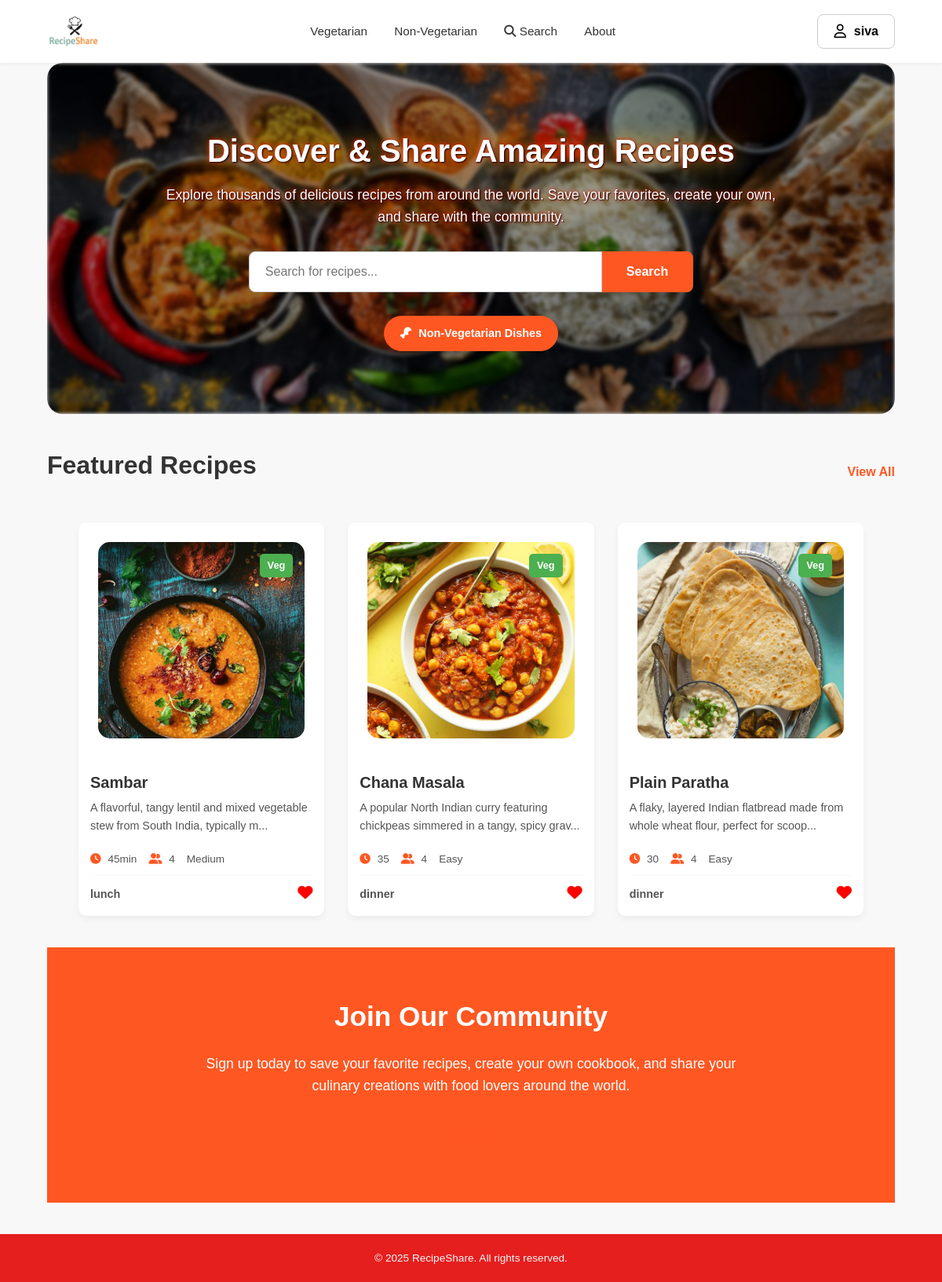
The page /?category=veg (signed in) on the database its author committed.
### recipes/models.py (models this page shows, shortened)
class Recipe(models.Model):
    CATEGORY_CHOICES = [
        ('veg', 'Veg'),
        ('non-veg', 'Non-Veg'),
    ]
    MEAL_CHOICES = [
        ('breakfast', 'Breakfast'),
        ('lunch', 'Lunch'),
        ('dinner', 'Dinner'),
    ]
    RECIPE_TYPE_CHOICES = [
        ('sweet', 'Sweet'),
        ('meals', 'Meals'),
        ('side', 'Side Dish'),
        ('snacks', 'Snacks'),
    ]
    DIFFICULTY_CHOICES = [
        ('easy', 'Easy'),
        ('medium', 'Medium'),
        ('hard', 'Hard'),
    ]
    name = models.CharField(max_length=200)
    short_description = models.TextField()
    instructions = models.TextField()
    image = models.ImageField(upload_to='recipes/')
    category = models.CharField(max_length=20, choices=CATEGORY_CHOICES)
    meal_time = models.CharField(max_length=20, choices=MEAL_CHOICES)
    recipe_type = models.CharField(max_length=20, choices=RECIPE_TYPE_CHOICES)
    created_by = models.ForeignKey(User, on_delete=models.CASCADE)
    cook_time = models.CharField(
        max_length=50,
        help_text="e.g., '25 min', '1 hr 15 min'"
    )
    servings = models.IntegerField(
        default=4,
        help_text="Number of people this recipe serves"
    )
    difficulty = models.CharField(
        max_length=20,
        choices=DIFFICULTY_CHOICES,
        default='easy'
    )
    cuisine = models.CharField(
        max_length=100,
        help_text="e.g., 'Mediterranean', 'Indian', 'Italian'"
    )

### recipes/views.py (the view)
# urls.py: path('', views.home, name='home'),
def home(request):
    recipes = Recipe.objects.all()
    category = request.GET.get("category")
    meal_time = request.GET.get("meal_time")
    recipe_type = request.GET.get("recipe_type")
    if category:
        recipes = recipes.filter(category=category)
    if meal_time:
        recipes = recipes.filter(meal_time=meal_time)
    if recipe_type:
        recipes = recipes.filter(recipe_type=recipe_type)
    if request.user.is_authenticated:
        favorite_recipes_ids = Favorite.objects.filter(user=request.user).values_list('recipe_id', flat=True)
        for recipe in recipes:
            recipe.is_favorite = recipe.id in favorite_recipes_ids
    else:
        for recipe in recipes:
            recipe.is_favorite = False
    return render(request, "recipes/home.html", {"recipes": recipes})

### recipes/templates/recipes/home.html (shortened to what this page needs)
{% extends 'base.html' %} {% load static %}  {% block content %}
<div class="hero-section">
  <div class="hero-content">
    <h1 class="discover-title">Discover & Share Amazing Recipes</h1>
    <p class="hero-description">
      Explore thousands of delicious recipes from around the world. Save your
      favorites, create your own, and share with the community.
    </p>
    <form method="GET" class="main-search-form">
      <div class="search-input-wrapper">
        <input
          type="text"
          name="q"
          id="recipe-search-input"
          placeholder="Search for recipes..."
          class="search-input"
          value="{{ request.GET.q|default:'' }}"
          onkeyup="filterRecipes()"/>
      </div>
      <button type="submit" class="btn search-btn">Search</button>
    </form>
    <div class="quick-filters">
       {% if request.GET.category != 'non-veg' %}
      <a href="{% url 'home' %}?category=non-veg" class="btn filter-btn non-veg-btn"><i class="fas fa-drumstick-bite"></i> Non-Vegetarian Dishes</a>
      {% endif %}
    </div>
  </div>
</div>
<section class="featured-recipes-section">
  <div class="section-header">
    <h2 class="featured-title">Featured Recipes</h2>
    <a href="{% url 'home' %}" class="view-all-link">View All</a>
  </div>
  <div class="card-grid" id="recipe-card-grid">
    {% for r in recipes %}
    <div class="card" data-name="{{ r.name|lower }}">
      <a href="{% url 'recipe_detail' id=r.id %}" class="image-link">
        <div class="image-container">
          <img src="{{ r.image.url }}" alt="{{ r.name }}" />
          <span class="category-tag {{ r.category }}"
            >{{ r.get_category_display }}</span
          >
        </div>
      </a>
      <div class="card-body">
        <h3><a href="{% url 'recipe_detail' id=r.id %}">{{ r.name }}</a></h3>
        <p class="description">{{ r.short_description|slice:":80" }}...</p>
        <div class="card-meta">
          <span class="meta-item">
            <i class="fas fa-clock"></i> {{ r.cook_time }}
          </span>
          <span class="meta-item">
            <i class="fas fa-user-friends"></i> {{ r.servings }}
          </span>
          <span class="meta-item"> {{ r.get_difficulty_display }} </span>
        </div>
        <div class="card-footer">
          <span class="recipe-cuisine">{{ r.meal_time }}</span>
          <a
            href="javascript:void(0);"
            onclick="toggleFavorite(event, {{ r.id }})"
            class="favorite-icon"
            id="favorite-icon-{{ r.id }}"
          >
            {% if user.is_authenticated and r.is_favorite %}
            <i class="fas fa-heart" style="color: red"></i>
            {% else %}
            <i class="far fa-heart"></i>
            {% endif %}
          </a>
        </div>
      </div>
    </div>
    {% empty %}
    <p class="no-recipes" id="no-recipes-message">
      No recipes match your criteria.
    </p>
    {% endfor %}
  </div>
</section>
<div class="join-community-banner">
  <div class="banner-content">
    <h2>Join Our Community</h2>
    <p>
      Sign up today to save your favorite recipes, create your own cookbook, and
      share your culinary creations with food lovers around the world.
    </p>
    <a href="#" class="btn get-started-btn"
      >Reviews</a
    >
  </div>
</div>
{% endblock %}

### templates/base.html (shortened to what this page needs)
{% load static %}
<!DOCTYPE html>
<html lang="en">
<head>
    <link rel="stylesheet" href="{% static 'style.css' %}">
    <link rel="stylesheet" href="https://cdnjs.cloudflare.com/ajax/libs/font-awesome/6.5.2/css/all.min.css">
</head>
<body class="{% if '/accounts/' in request.path %}auth-page-body{% endif %}">
{% if '/accounts/login/' not in request.path and '/accounts/signup/' not in request.path %}
    <header class="navbar">
        <div class="logo">
            <a href="{% url 'home' %}" style="text-decoration: none; display: flex; align-items: center; color: inherit;">
            <img src="{% static 'images/Recipe-Logo1.png' %}" alt="RecipeShare" style="height: 50px; width: auto; margin-right: 10px;">
        </a>
        </div>
        <nav>
            <a href="{% url 'home' %}?category=veg" class="nav-item">Vegetarian</a>
            <a href="{% url 'home' %}?category=non-veg" class="nav-item">Non-Vegetarian</a>
            <a href="{% url 'home' %}" class="nav-item"><i class="fas fa-search"></i> Search</a>
            <a class="nav-link" href="{% url 'about' %}">About</a>
        </nav>
        <div class="auth-buttons">
            {% if user.is_authenticated %}
                <a href="{% url 'profile' %}" class="btn user-profile-btn">
                    <i class="far fa-user"></i> {{ user.username }}
                </a>
            {% else %}
                <a href="{% url 'login' %}" class="btn sign-in-btn">Sign In</a>
            {% endif %}
        </div>
    </header>
    <main>
{% endif %}
    {% block content %}{% endblock %}
{% if '/accounts/login/' not in request.path and '/accounts/signup/' not in request.path %}
    </main>
    <footer>
        <p>&copy; 2025 RecipeShare. All rights reserved.</p>
    </footer>
{% endif %}
</body>
</html>

### rows shown on the page
Recipe: image (picture), category "Veg", name "Sambar", short_description "A flavorful, tangy lentil and mixed vegetable stew from South India, typically m", cook_time "45min", servings "4", difficulty "Medium", meal_time "lunch"
Recipe: image (picture), category "Veg", name "Chana Masala", short_description "A popular North Indian curry featuring chickpeas simmered in a tangy, spicy grav", cook_time "35", servings "4", difficulty "Easy", meal_time "dinner"
Recipe: image (picture), category "Veg", name "Plain Paratha", short_description "A flaky, layered Indian flatbread made from whole wheat flour, perfect for scoop", cook_time "30", servings "4", difficulty "Easy", meal_time "dinner"

### other values the page prints
{{ user.username }} "siva"
